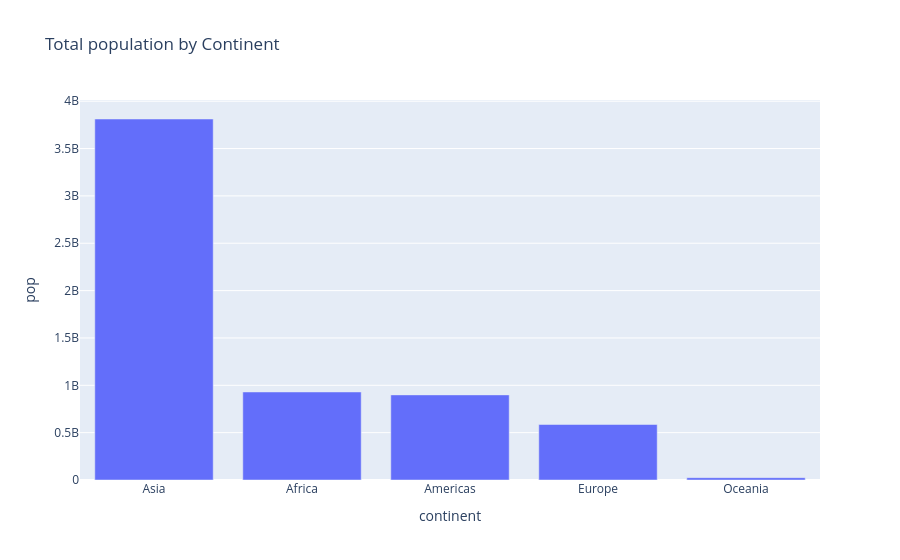

Source (notebook cell):
### Markdown cell above
#### Bar Chart — Total Population by Continent
Compare values across categories.

### Code cell
df_bar = df_2007.groupby('continent')['pop'].sum().reset_index().sort_values(by='pop', ascending=False)
fig = px.bar(df_bar, x = 'continent', y = 'pop', 
             title = 'Total population by Continent')
fig.show()

### Figure 1 — Plotly figure (JSON) as saved in the notebook; plotly's stock layout.template omitted (floating-point values rounded to 4 significant figures)
{"data": [{"hovertemplate": "continent=%{x}<br>pop=%{y}<extra></extra>", "legendgroup": "", "marker": {"color": "#636efa", "pattern": {"shape": ""}}, "name": "", "orientation": "v", "showlegend": false, "textposition": "auto", "type": "bar", "x": ["Asia", "Africa", "Americas", "Europe", "Oceania"], "xaxis": "x", "y": [3811953827, 929539692, 898871184, 586098529, 24549947], "yaxis": "y"}], "layout": {"barmode": "relative", "legend": {"tracegroupgap": 0}, "title": {"text": "Total population by Continent"}, "xaxis": {"anchor": "y", "domain": [0, 1], "title": {"text": "continent"}}, "yaxis": {"anchor": "x", "domain": [0, 1], "title": {"text": "pop"}}}}
